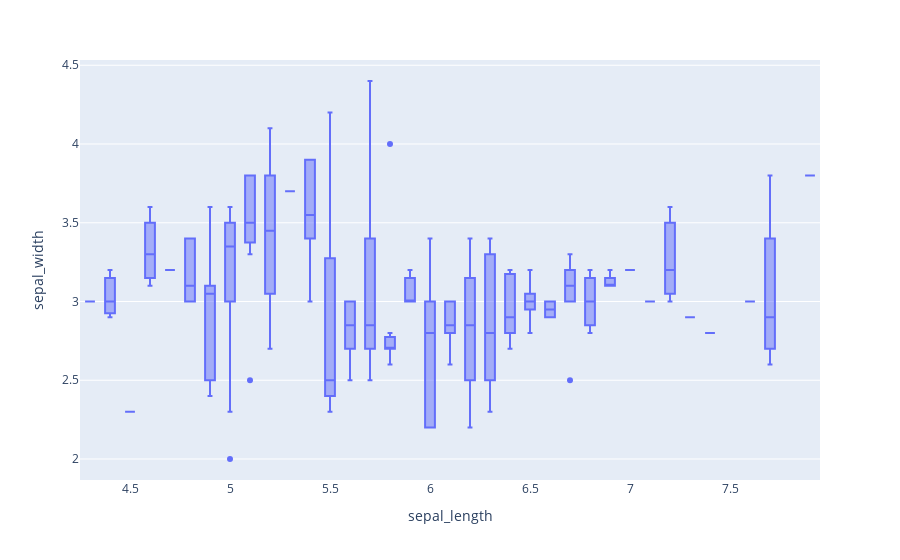

Source (notebook cell):
### Markdown cell above
4- Box plot

### Code cell
fig4=px.box(df, x='sepal_length',y='sepal_width')
fig4.show()

### Figure 1 — Plotly figure (JSON) as saved in the notebook; plotly's stock layout.template omitted (floating-point values rounded to 4 significant figures; data arrays with more than 128 entries replaced by an {"elided": "..."} marker saying what was removed)
{"data": [{"alignmentgroup": "True", "hovertemplate": "sepal_length=%{x}<br>sepal_width=%{y}<extra></extra>", "legendgroup": "", "marker": {"color": "#636efa"}, "name": "", "notched": false, "offsetgroup": "", "orientation": "v", "showlegend": false, "type": "box", "x": {"elided": "150 float values"}, "x0": " ", "xaxis": "x", "y": {"elided": "150 float values"}, "y0": " ", "yaxis": "y"}], "layout": {"boxmode": "group", "legend": {"tracegroupgap": 0}, "margin": {"t": 60}, "xaxis": {"anchor": "y", "domain": [0, 1], "title": {"text": "sepal_length"}}, "yaxis": {"anchor": "x", "domain": [0, 1], "title": {"text": "sepal_width"}}}}
